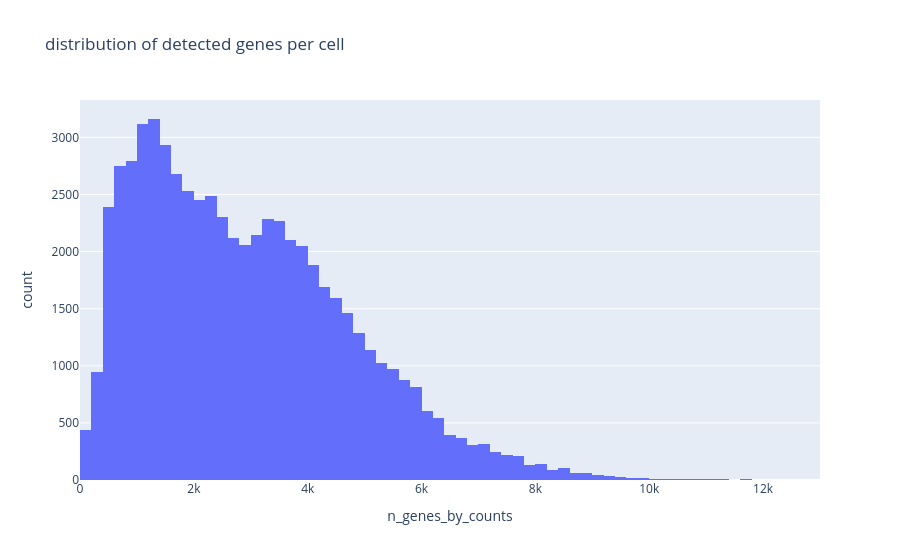

Write notebook code for a chart like this one.
### Markdown cell above
Regarding the number of detected genes, a lower threshold could be around 800 genes. An Upper threshold can be 8000 genes, to remove the tail on the right side of the histogram

### Code cell
fig = px.histogram(adata.obs, x='n_genes_by_counts', nbins=100, title='distribution of detected genes per cell')
fig.show()

### Figure 1 — Plotly figure (JSON) as saved in the notebook; plotly's stock layout.template omitted (floating-point values rounded to 4 significant figures; data arrays with more than 128 entries replaced by an {"elided": "..."} marker saying what was removed)
{"data": [{"bingroup": "x", "hovertemplate": "n_genes_by_counts=%{x}<br>count=%{y}<extra></extra>", "legendgroup": "", "marker": {"color": "#636efa", "pattern": {"shape": ""}}, "name": "", "nbinsx": 100, "orientation": "v", "showlegend": false, "type": "histogram", "x": {"elided": "62751 int values"}, "xaxis": "x", "yaxis": "y"}], "layout": {"barmode": "relative", "legend": {"tracegroupgap": 0}, "title": {"text": "distribution of detected genes per cell"}, "xaxis": {"anchor": "y", "domain": [0, 1], "title": {"text": "n_genes_by_counts"}}, "yaxis": {"anchor": "x", "domain": [0, 1], "title": {"text": "count"}}}}
